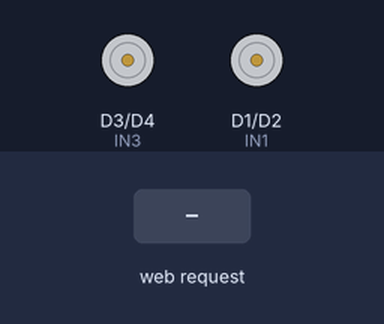
Simulated run of this sketch. Board: ESP8266 (Wemos D1 mini). Shown: motor-driver pin pairs drawn as motors (green arrow = first pin HIGH = forward, orange = second pin HIGH = backward, longer = more drive). Inputs (shaded band) come from the test bench.

Above: at 1.2 s.
1.3 s: HTTP request GET /forward received
At 2.3 s:
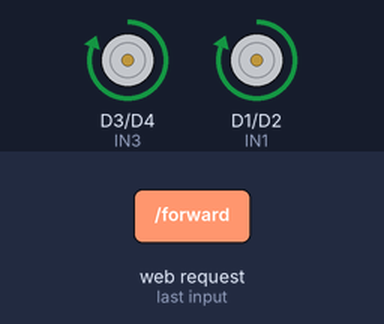
4.3 s: HTTP request GET /backward received
At 5.5 s:
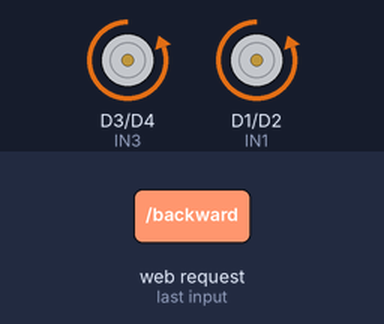
7.3 s: HTTP request GET /left received
At 8.0 s:
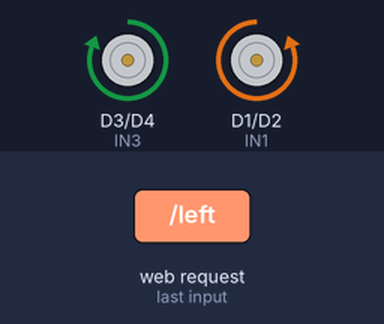
10.3 s: HTTP request GET /right received
At 11.5 s:
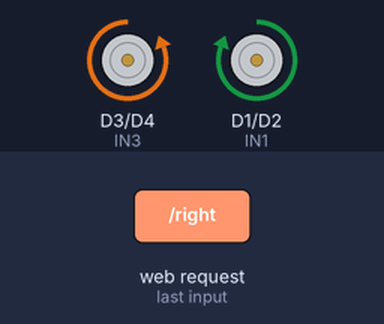
Timing chart, 0 to 13.3 s (numbered marks = the images above; inputs shaded):
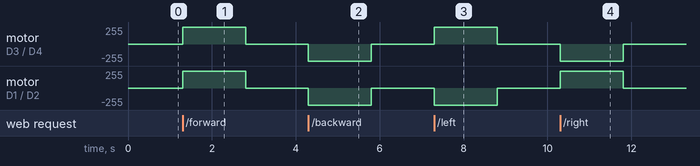

The sketch:

WiFi_Car_OWN_WiFi.ino
```cpp
/*
  ESP8266 WiFi Car (AP Web UI)
  - L298N drive only (no MOSFET / no auxiliary motor control)
  - AP mode: connect to CAR_WIFI and open http://192.168.4.1
  - Board: NodeMCU 1.0 or Wemos D1 mini (ESP8266)
*/

#include <ESP8266WiFi.h>
#include <ESP8266WebServer.h>

// ====== USER SETTINGS ======
const char* AP_SSID = "CAR_WIFI";
const char* AP_PASS = "12345678";

// Pin choices: prefer D1, D2, D5, D6, D7 for outputs
const uint8_t IN1 = D1; // GPIO5
const uint8_t IN2 = D2; // GPIO4
const uint8_t IN3 = D3; // GPIO12
const uint8_t IN4 = D4; // GPIO13

// Optional PWM enables (set to pin or -1 if jumpers on L298N)
const int ENA = -1;  // set to D5/D6/D7 if needed, else -1
const int ENB = -1;  // set to D5/D6/D7 if needed
const int DEFAULT_SPEED = 200; // ESP8266 analogWrite defaults to 0..255

ESP8266WebServer server(80);

// ====== motion watchdog ======
volatile uint32_t lastMotionMs = 0;
volatile bool moving = false;
const uint32_t MOTOR_TIMEOUT_MS = 1500;

// ====== HTML UI (no Motor toggle button) ======
const char PAGE_HTML[] PROGMEM = R"HTML(
<!DOCTYPE html>
<html>
<head>
<meta name="viewport" content="width=device-width, initial-scale=1" />
<title>WiFi Car</title>
<style>
  body { font-family: Arial, sans-serif; text-align:center; max-width:420px; margin:20px auto; }
  h1 { font-size: 26px; }
  .grid { display:grid; grid-template-columns: 1fr 1fr 1fr; gap:12px; margin:20px 0; }
  button { font-size:20px; padding:14px; border-radius:8px; border:1px solid #333; transition: transform .05s ease, filter .12s; touch-action:none; }
  button:active, .pressed { transform: scale(0.98); filter: brightness(0.94); }
  .wide { grid-column: 1 / 4; }
  .secondary { background:#f2f2f2; }
  .primary { background:#e6f3ff; }
  .status { margin-top:14px; font-size:14px; color:#333; display:flex; justify-content:center; align-items:center; gap:8px; }
  .dot { width:10px; height:10px; border-radius:50%; background:#bbb; display:inline-block; }
  .dot.ok { background:#2ecc71; }
  .dot.fail { background:#e74c3c; }
  #last { font-weight:600; }
</style>
<script>
let keepaliveTimer = null;
async function call(cmd){
  try { return await fetch(cmd, {cache:'no-store'}); }
  catch(e) { return { ok:false }; }
}
function startHold(btn, cmd, label){
  if(btn){ btn.classList.add('pressed'); }
  call(cmd).then(r=>{ document.getElementById('last').textContent = label + (r.ok?" ✓":" ✕"); });
  keepaliveTimer = setInterval(()=>{ call(cmd); }, 250);
}
function endHold(btn){
  if(btn){ btn.classList.remove('pressed'); }
  call('/stop');
  if(keepaliveTimer){ clearInterval(keepaliveTimer); keepaliveTimer = null; }
}
function bindHold(id, cmd, label){
  const el = document.getElementById(id);
  if(!el) return;
  const down = (e)=>{ e.preventDefault(); startHold(el, cmd, label); };
  const up   = (e)=>{ e.preventDefault(); endHold(el); };
  el.addEventListener('pointerdown', down);
  el.addEventListener('pointerup',   up);
  el.addEventListener('pointercancel', up);
  el.addEventListener('pointerleave', up);
}
async function clickOnce(cmd, label){
  const r = await call(cmd);
  document.getElementById('last').textContent = label + (r.ok?" ✓":" ✕");
}
async function ping(){
  const dot = document.getElementById('dot');
  const r = await call('/ping');
  if(r.ok){ dot.classList.add('ok'); dot.classList.remove('fail'); }
  else { dot.classList.add('fail'); dot.classList.remove('ok'); }
}
setInterval(ping, 1000);
document.addEventListener('visibilitychange', ()=>{
  if(document.hidden){ endHold(document.querySelector('.pressed')); }
});
window.addEventListener('pagehide', ()=>{ endHold(document.querySelector('.pressed')); });
window.addEventListener('load', ()=>{
  ping();
  bindHold('btnF','/forward','Forward');
  bindHold('btnL','/left','Left');
  bindHold('btnR','/right','Right');
  bindHold('btnB','/backward','Backward');
});
</script>
</head>
<body>
  <h1>WiFi Car Controller</h1>
  <div class="grid">
    <button id="btnF" class="wide primary">Forward</button>
    <button id="btnL" class="secondary">Left</button>
    <button id="btnS" class="secondary" onclick="clickOnce('/stop','Stop')">Stop</button>
    <button id="btnR" class="secondary">Right</button>
    <button id="btnB" class="wide primary">Backward</button>
  </div>
  <div class="status">
    <span id="dot" class="dot"></span>
    <span>Device:</span>
    <span id="last">Ready</span>
  </div>
  <p>Connect to AP: CAR_WIFI, open http://192.168.4.1</p>
</body>
</html>
)HTML";

// ====== MOTOR HELPERS (car drive) ======
void motorsStop() {
  digitalWrite(IN1, LOW); digitalWrite(IN2, LOW);
  digitalWrite(IN3, LOW); digitalWrite(IN4, LOW);
  moving = false;
}
void motorsForward(){ digitalWrite(IN1, HIGH); digitalWrite(IN2, LOW);  digitalWrite(IN3, HIGH);  digitalWrite(IN4, LOW);  moving = true; }
void motorsBackward(){digitalWrite(IN1, LOW);  digitalWrite(IN2, HIGH); digitalWrite(IN3, LOW);   digitalWrite(IN4, HIGH); moving = true; }
void motorsLeft()    {digitalWrite(IN1, LOW);  digitalWrite(IN2, HIGH); digitalWrite(IN3, HIGH);  digitalWrite(IN4, LOW);  moving = true; }
void motorsRight()   {digitalWrite(IN1, HIGH); digitalWrite(IN2, LOW);  digitalWrite(IN3, LOW);   digitalWrite(IN4, HIGH); moving = true; }

void setDefaultSpeed(){
  // If ENA/ENB are wired to ESP8266 pins and jumpers removed on L298N, enable PWM here.
  if (ENA >= 0) analogWrite(ENA, DEFAULT_SPEED);
  if (ENB >= 0) analogWrite(ENB, DEFAULT_SPEED);
}

// ====== HTTP HANDLERS ======
void handleRoot(){ server.send_P(200, "text/html", PAGE_HTML); }
inline void noteMotion(){ lastMotionMs = millis(); moving = true; }
void handleForward(){ setDefaultSpeed(); motorsForward(); noteMotion(); server.send(200,"text/plain","OK"); }
void handleBackward(){ setDefaultSpeed(); motorsBackward(); noteMotion(); server.send(200,"text/plain","OK"); }
void handleLeft()    { setDefaultSpeed(); motorsLeft();     noteMotion(); server.send(200,"text/plain","OK"); }
void handleRight()   { setDefaultSpeed(); motorsRight();    noteMotion(); server.send(200,"text/plain","OK"); }
void handleStop()    { motorsStop(); server.send(200,"text/plain","OK"); }
void handlePing(){ server.send(200, "text/plain", "OK"); }

void setup(){
  // Pin modes
  pinMode(IN1, OUTPUT); pinMode(IN2, OUTPUT);
  pinMode(IN3, OUTPUT); pinMode(IN4, OUTPUT);
  if (ENA >= 0) pinMode(ENA, OUTPUT);
  if (ENB >= 0) pinMode(ENB, OUTPUT);

  motorsStop();

  // Wi‑Fi AP + WebServer routes
  WiFi.mode(WIFI_AP);
  WiFi.softAP(AP_SSID, AP_PASS); // default AP IP: 192.168.4.1
  server.on("/",        HTTP_GET, handleRoot);
  server.on("/forward", HTTP_GET, handleForward);
  server.on("/backward",HTTP_GET, handleBackward);
  server.on("/left",    HTTP_GET, handleLeft);
  server.on("/right",   HTTP_GET, handleRight);
  server.on("/stop",    HTTP_GET, handleStop);
  server.on("/ping",    HTTP_GET, handlePing);
  server.begin();

  lastMotionMs = millis();
}

void loop(){
  server.handleClient();
  if (moving && (millis() - lastMotionMs > MOTOR_TIMEOUT_MS)) {
    motorsStop();
  }
}
```

Measured:
- after the input at 1.3 s, motor on D3 (IN3) / D4 (IN4), motor on D1 (IN1) / D2 (IN2): stopped → forward 255/255 at once, → stopped 1.5 s later
- after the input at 4.3 s, motor on D3 (IN3) / D4 (IN4), motor on D1 (IN1) / D2 (IN2): stopped → backward 255/255 at once, → stopped 1.5 s later
- after the input at 7.3 s, motor on D3 (IN3) / D4 (IN4): stopped → forward 255/255 at once, → stopped 1.5 s later; motor on D1 (IN1) / D2 (IN2): stopped → backward 255/255 at once, → stopped 1.5 s later
- after the input at 10.3 s, motor on D3 (IN3) / D4 (IN4): stopped → backward 255/255 at once, → stopped 1.5 s later; motor on D1 (IN1) / D2 (IN2): stopped → forward 255/255 at once, → stopped 1.5 s later
